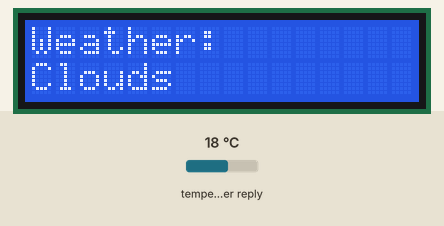
Simulated run of this sketch. Board: Arduino Uno R4 WiFi. Parts: 16×2 character LCD. The inputs (shaded band) are chosen by the test bench; at power-on: temperature in the weather reply 18 °C. WiFi joins after 1.5 s; servers stay silent unless stated; network time is answered at once with the bench clock; the local clock reads 2024-03-15 10:24:30 at power-on unless the sketch sets it; web services answer with replies made up by the test bench; what the sketch prints to the serial monitor is not drawn.

Above: at 7.1 s.
At 15.1 s:
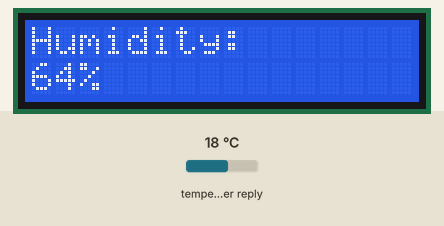
At 19.1 s:
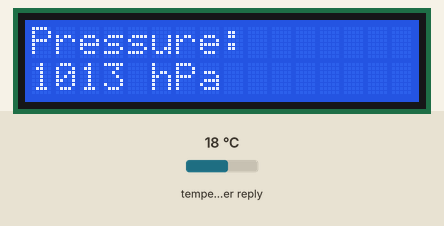
At 23.1 s:
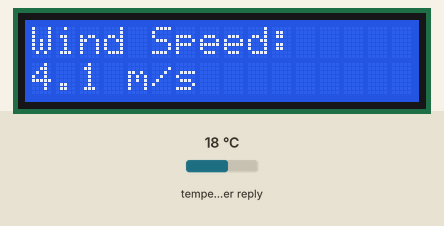
At 27.1 s:
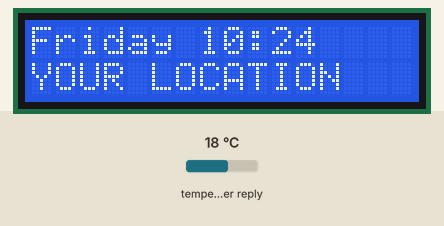
At 35.1 s:
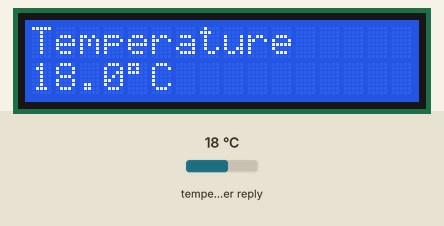

The sketch:

1_2LCD_WEATHER_DISPLAY_ARDUINONEWVERSION8_1_2026.ino
```cpp
#include "arduino_secrets.h"
#include <WiFiS3.h>
#include <ArduinoJson.h>
#include <NTPClient.h>
#include <WiFiUdp.h>
#include <Wire.h>
#include <LiquidCrystal_I2C.h>
WiFiUDP ntpUDP;
NTPClient timeClient(ntpUDP, "pool.ntp.org");

LiquidCrystal_I2C lcd(0x27, 16, 2);

char ssid[] = SECRET_SSID;
char pass[] = SECRET_PASS;
int status = WL_IDLE_STATUS;
char server[] = "api.openweathermap.org";
WiFiClient client;

unsigned long lastConnectionTime = 0;
const unsigned long postingInterval = 60UL * 1000UL;

unsigned long lastPageSwitchTime = 0;
const unsigned long pageInterval = 4000UL;

enum Page {
  PAGE_TIME_LOCATION = 0,
  PAGE_WEATHER,
  PAGE_TEMP,
  PAGE_HUMIDITY,
  PAGE_PRESSURE,
  PAGE_WIND,
  PAGE_COUNT
};

Page currentPage = PAGE_TIME_LOCATION;

bool haveWeather = false;
String cachedWeather = "--";
float cachedTempC = NAN;
int cachedHumidity = -1;
float cachedPressure_hPa = NAN;
float cachedWindMS = NAN;

void printWifiStatus();
void httpRequest();
void read_response();
void drawPage();


void setup() {

  Serial.begin(9600);

  lcd.init();
  lcd.backlight();
  lcd.clear();
  lcd.setCursor(0, 0);
  lcd.print("Connecting...");

  unsigned long t0 = millis();
  while (!Serial && millis() - t0 < 2000) {}

  if(WiFi.status() == WL_NO_MODULE) {
    Serial.println("Commmunication with WiFi module failed!");
    lcd.clear();
    lcd.print("WiFi module err");
    while(true) {}
  }

  String fv = WiFi.firmwareVersion();
  if (fv < WIFI_FIRMWARE_LATEST_VERSION) {
    Serial.println("Please upgrade the firmware");
  }

  while(status != WL_CONNECTED) {
    Serial.print("Attempting to conect to SSID: ");
    Serial.print(ssid);

    lcd.clear();
    lcd.setCursor(0, 0);
    lcd.print("WiFi connecting");

    status = WiFi.begin(ssid, pass);
    delay(5000);
  }

  printWifiStatus();

  lcd.clear();
  lcd.setCursor(0, 0);
  lcd.print("WiFi connected");

  timeClient.begin();
  timeClient.setTimeOffset(3600 * 1);

  httpRequest();

  drawPage();
}

void loop() {

  read_response();
  timeClient.update();

  if (!lastConnectionTime || millis() - lastConnectionTime > postingInterval) {
    httpRequest();
  }

  if (millis() - lastPageSwitchTime > pageInterval) {
    lastPageSwitchTime = millis();
    currentPage = (Page)((currentPage + 1) % PAGE_COUNT);
    drawPage();
  }
}

void read_response() {
  String payload = "";
  bool jsonDetected = false;

  while(client.available()) {
    char c = client.read();

    Serial.print(c);

    if (c == '{') jsonDetected = true;
    if (jsonDetected) payload += c;
  }

  if (!jsonDetected) return;

  DynamicJsonDocument root(1024);
  DeserializationError error = deserializeJson(root, payload);
  if (error) {
    Serial.print("Deserialization failed:");
    Serial.println(error.c_str());
    return;
  }

  cachedWeather = String((const char*)root["weather"][0]["main"]);
  cachedTempC = (float)root["main"]["temp"] - 273.15;
  cachedHumidity = (int)root["main"]["humidity"];
  cachedPressure_hPa = (float)root["main"]["pressure"];
  cachedWindMS = (float)root["wind"]["speed"];

  haveWeather = true;

  drawPage();
}

void httpRequest() {
  client.stop();

  String req = String("GET /data/2.5/weather?q=") + LOCATION + "&appid=" + API_KEY + " HTTP/1.1";

  if (client.connect(server, 80)) {
    Serial.println("connected");
    client.println(req);
    client.println("Host: api.openweathermap.org");
    client.println("Connection: close");
    client.println();

    lastConnectionTime = millis();
  } else {
    Serial.println("connection failed");
  }
}

void printWifiStatus() {
  Serial.print("SSID: ");
  Serial.println(WiFi.SSID());

  IPAddress ip = WiFi.localIP();
  Serial.print("IP Address: ");
  Serial.println(ip);

  long rssi = WiFi.RSSI();
  Serial.print("signal strength (RSSI):");
  Serial.print(rssi);
  Serial.println("dBm");
}

void drawPage() {
  lcd.clear();

  const char* days[7] = {"Sunday ", "Monday ", "Tuesday ", "Wednesday ", "Thursday ", "Friday ", "Saturday "};

  int hh = timeClient.getHours();
  int mm = timeClient.getMinutes();

  if(!haveWeather && currentPage != PAGE_TIME_LOCATION){
    lcd.setCursor(0, 0);
    lcd.print("Fetching weather");
    lcd.setCursor(0, 1);
    lcd.print("Please wait...");
    return;
  }

  switch (currentPage) {

    case PAGE_TIME_LOCATION: {

      lcd.setCursor(0, 0);
      lcd.print(days[timeClient.getDay()]);
      lcd.print("");
      if(hh < 10) lcd.print("0");
      lcd.print(hh);
      lcd.print(":");
      if(mm < 10) lcd.print("0");
      lcd.print(mm);

      lcd.setCursor(0, 1);
      lcd.print(LOCATION);
      break;
    }

    case PAGE_WEATHER: {
      lcd.setCursor(0, 0);
      lcd.print("Weather:");
      lcd.setCursor(0, 1);
      lcd.print(cachedWeather);
      break;
    }

    case PAGE_TEMP: {
      lcd.setCursor(0, 0);
      lcd.print("Temperature");
      lcd.setCursor(0, 1);
      lcd.print(cachedTempC, 1);
      lcd.print((char)223);
      lcd.print("C");
      break;
    }

    case PAGE_HUMIDITY: {
      lcd.setCursor(0, 0);
      lcd.print("Humidity:");
      lcd.setCursor(0, 1);
      lcd.print(cachedHumidity);
      lcd.print("%");
      break;
    }

    case PAGE_PRESSURE: {
      lcd.setCursor(0, 0);
      lcd.print("Pressure:");
      lcd.setCursor(0, 1);
      lcd.print(cachedPressure_hPa, 0);
      lcd.print(" hPa");
      break;
    }

    case PAGE_WIND: {
      lcd.setCursor(0, 0);
      lcd.print("Wind Speed:");
      lcd.setCursor(0, 1);
      lcd.print(cachedWindMS, 1);
      lcd.print(" m/s");
      break;
    }

    default:
    break;
  }
}
```

arduino_secrets.h
```cpp
#define SECRET_SSID "YOUR WIFI NAME"
#define SECRET_PASS "YOUR WIFI PASSWORD"
#define API_KEY "YOUR WEBSITE API KEY"
#define LOCATION "YOUR LOCATION"
```

Measured:
- what the display in image 0 shows lasts 4.0 s, from 7.0 s to 11.0 s
